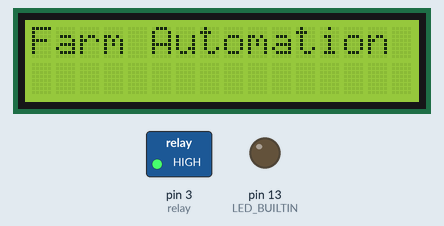
Recording of a sketch running on a simulated Arduino Uno, built for the host (arithmetic inside an expression is 32-bit, double 64-bit). Parts: 16×2 character LCD, switched loads named in the sketch (green lamp = pin HIGH), output pins drawn as LEDs (lit = HIGH). The local clock reads 2024-03-15 10:24:30 at power-on unless the sketch sets it; what the sketch prints to the serial monitor is not drawn.

Above: at 0.1 s.
At 3.1 s:
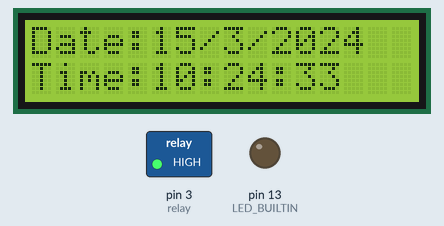
At 12.2 s:
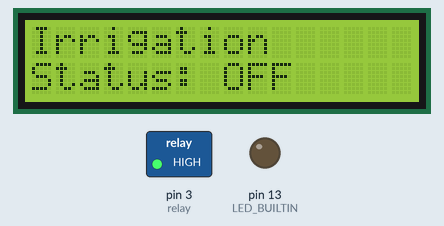
At 17.2 s:
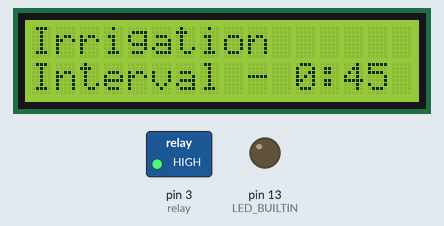
At 27.3 s:
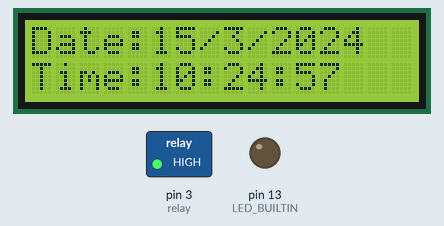
At 38.3 s:
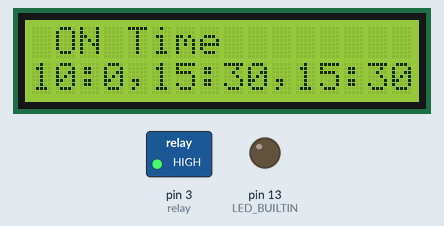

The sketch:

timer.ino
```cpp
// Date and time functions using a DS1307 RTC connected via I2C and Wire lib
#include <Wire.h>
#include "RTClib.h"
// include the library code:
#include <LiquidCrystal.h>
bool LED_STATE = true;
// initialize the library by associating any needed LCD interface pin
// with the arduino pin number it is connected to
const int rs = 9, en = 8, d4 = 4, d5 = 5, d6 = 6, d7 = 7;
LiquidCrystal lcd(rs, en, d4, d5, d6, d7);

int timecount=0,dispcount=0;

#if defined(ARDUINO_ARCH_SAMD)
// for Zero, output on USB Serial console, remove line below if using programming port to program the Zero!
   #define Serial SerialUSB
#endif

RTC_DS1307 rtc;

char daysOfTheWeek[7][12] = {"Sunday", "Monday", "Tuesday", "Wednesday", "Thursday", "Friday", "Saturday"};

    int relay=3;

    int hr1,hr2,hr3,mn1,mn2,mn3,timedelay;
    int runflag=0;

    int delayhr=0;
    int delaymn=45;


    int dispint=10;
void setup () {

pinMode(LED_BUILTIN, OUTPUT);
    pinMode(relay, OUTPUT);
    digitalWrite(relay, HIGH);

     lcd.begin(16, 2);
  // Print a message to the LCD.
  lcd.print("Farm Automation");

#ifndef ESP8266
  while (!Serial); // for Leonardo/Micro/Zero
#endif

  Serial.begin(57600);
 // rtc.adjust(DateTime(2014, 1, 21, 3, 0, 0));
  if (! rtc.begin()) {
    Serial.println("Couldn't find RTC");
    while (1);
  }

  if (! rtc.isrunning()) {
    Serial.println("RTC is NOT running!");
    // following line sets the RTC to the date & time this sketch was compiled
  rtc.adjust(DateTime(F(__DATE__), F(__TIME__)));
    // This line sets the RTC with an explicit date & time, for example to set
    // January 21, 2014 at 3am you would call:
    // rtc.adjust(DateTime(2014, 1, 21, 3, 0, 0));


  }


hr1=10;
hr2=15;
hr3=15;

mn1=00;
mn2=30;
mn3=30;

  delay(3000);


  cli();                      //stop interrupts for till we make the settings
  /*1. First we reset the control register to amke sure we start with everything disabled.*/
  TCCR1A = 0;                 // Reset entire TCCR1A to 0
  TCCR1B = 0;                 // Reset entire TCCR1B to 0

  /*2. We set the prescalar to the desired value by changing the CS10 CS12 and CS12 bits. */
  TCCR1B |= B00000100;        //Set CS12 to 1 so we get prescalar 256

  /*3. We enable compare match mode on register A*/
  TIMSK1 |= B00000010;        //Set OCIE1A to 1 so we enable compare match A

  /*4. Set the value of register A to 31250*/
  OCR1A = 31250;             //Finally we set compare register A to this value
  sei();


lcd.clear();
}

void loop () {
    DateTime now = rtc.now();

//    Serial.print(now.year(), DEC);
//    Serial.print('/');
//    Serial.print(now.month(), DEC);
//    Serial.print('/');
//    Serial.print(now.day(), DEC);
//    Serial.print(" (");
//    Serial.print(daysOfTheWeek[now.dayOfTheWeek()]);
//    Serial.print(") ");
//    Serial.print(now.hour(), DEC);
//    Serial.print(':');
//    Serial.print(now.minute(), DEC);
//    Serial.print(':');
//    Serial.print(now.second(), DEC);
//    Serial.println();


    Serial.print("timecount  - ");
  Serial.print(timecount);
   Serial.print("  Dispcount  - ");
  Serial.println(dispcount);

if(dispcount==0)
{
  Serial.println("Time display");
  lcd.setCursor(0, 0);
  lcd.print("Date:");
  lcd.print(now.day(), DEC);
  lcd.print('/');
  lcd.print(now.month(), DEC);
  lcd.print('/');
  lcd.print(now.year(), DEC);
  lcd.setCursor(0, 1);
  lcd.print("Time:");
  lcd.print(now.hour(), DEC);
  lcd.print(':');
  lcd.print(now.minute(), DEC);
  lcd.print(':');
  lcd.print(now.second(), DEC);
  }

  else if(dispcount==1)
  {

     Serial.println("Status Display");
      Serial.print("runflag- ");
       Serial.println(runflag);
     lcd.setCursor(0, 0);
     lcd.print("Irrigation");
     if(runflag==0)
     {
      lcd.setCursor(0, 1);
      lcd.print("Status: OFF");
     }
     else
     {
      lcd.setCursor(0, 1);
      lcd.print("Status: ON");
     }

  }

  else if(dispcount==2)
  {


     lcd.setCursor(0, 0);
     lcd.print("Irrigation");
     lcd.setCursor(0, 1);
     lcd.print("Interval - ");

lcd.print(delayhr);
lcd.print(":");
lcd.print(delaymn);

  }

  else if(dispcount==3)
  {


     lcd.setCursor(0, 0);
     lcd.print(" ON Time");
     lcd.setCursor(0, 1);
     lcd.print(hr1);
     lcd.print(":");
     lcd.print(mn1);
     lcd.print(",");

       lcd.print(hr2);
     lcd.print(":");
     lcd.print(mn2);
     lcd.print(",");

       lcd.print(hr3);
     lcd.print(":");
     lcd.print(mn3);


  }


    if((((now.hour()==hr1)&&(now.minute()==mn1))||  ((now.hour()==hr2)&&(now.minute()==mn2))|| ((now.hour()==hr3)&&(now.minute()==mn3))) && (runflag==0))


    {
      Serial.print("motor on");

      digitalWrite(LED_BUILTIN, HIGH);   // turn the LED on (HIGH is the voltage level)
   digitalWrite(relay, LOW);   // turn the LED on (HIGH is the voltage level)
   runflag=1;

    }


if((((now.hour()==hr1+delayhr)&&(now.minute()==mn1+delaymn))||  ((now.hour()==hr2+delayhr)&&(now.minute()==mn2+delaymn))|| ((now.hour()==hr3+delayhr)&&(now.minute()==mn3+delaymn))) && (runflag==1))
    {
                             // wait for a second
  digitalWrite(LED_BUILTIN, LOW);    // turn the LED off by making the voltage LOW
   digitalWrite(relay, HIGH);    // turn the LED off by making the voltage LOW
   Serial.print("motor off");
    runflag=0;
    }

    delay(1000);
  lcd.clear();

}


ISR(TIMER1_COMPA_vect){
  TCNT1  = 0;                  //First, set the timer back to 0 so it resets for next interrupt

  timecount++;


  if( timecount>=dispint)
  {
    timecount=0;
 dispcount++;


 if( dispcount>=4)
 {
  dispcount=0;
 }
 }


  }
```

Measured:
- what the display in image 1 shows lasts 1.0 s, from 3.1 s to 4.1 s
